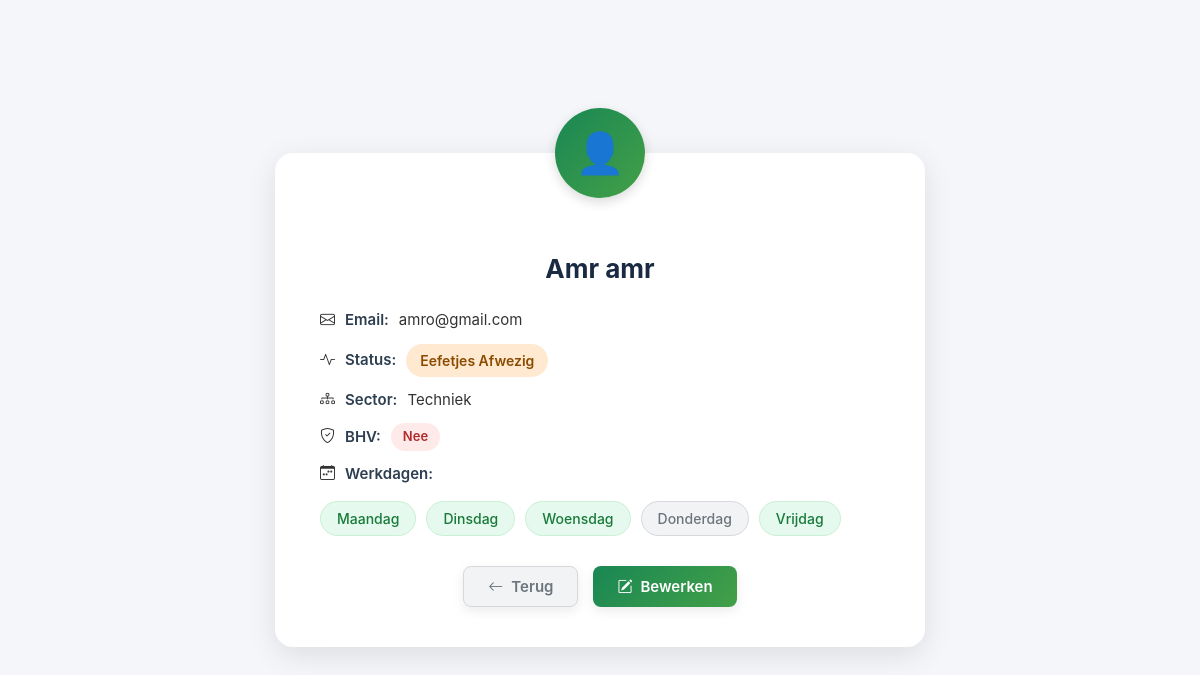
Screenshot of /details.php?id=26 with the database file from the repository.
### tables this page shows
CREATE TABLE `werknemers` (
  `id` int(11) NOT NULL,
  `voornaam` varchar(50) NOT NULL,
  `tussenvoegsel` varchar(20) DEFAULT NULL,
  `achternaam` varchar(50) NOT NULL,
  `email` varchar(100) NOT NULL,
  `werkdag_ma` tinyint(1) DEFAULT 0,
  `werkdag_di` tinyint(1) DEFAULT 0,
  `werkdag_wo` tinyint(1) DEFAULT 0,
  `werkdag_do` tinyint(1) DEFAULT 0,
  `werkdag_vr` tinyint(1) DEFAULT 0,
  `sector` varchar(50) NOT NULL,
  `BHV` tinyint(1) DEFAULT 0,
  `status` enum('Ziek','Aanwezig','Op de school','Afwezig','Eefetjes Afwezig') DEFAULT 'Aanwezig',
  `status_ma` enum('Aanwezig','Afwezig','Ziek','Op de school','Eefetjes Afwezig') DEFAULT 'Afwezig',
  `status_di` enum('Aanwezig','Afwezig','Ziek','Op de school','Eefetjes Afwezig') DEFAULT 'Afwezig',
  `status_wo` enum('Aanwezig','Afwezig','Ziek','Op de school','Eefetjes Afwezig') DEFAULT 'Afwezig',
  `status_do` enum('Aanwezig','Afwezig','Ziek','Op de school','Eefetjes Afwezig') DEFAULT 'Afwezig',
  `status_vr` enum('Aanwezig','Afwezig','Ziek','Op de school','Eefetjes Afwezig') DEFAULT 'Afwezig',
  `tijdelijk_tot` datetime DEFAULT NULL
);

### details.php (the view, shortened to what this page needs)
<?php
try {
    $db = new PDO("mysql:host=localhost;dbname=technolab-dashboard", "root", "");
    $db->setAttribute(PDO::ATTR_ERRMODE, PDO::ERRMODE_EXCEPTION);
} catch (PDOException $e) {
    die("Fout!: " . $e->getMessage());
}
$id = (int) $_GET['id'];
$stmt = $db->prepare("SELECT * FROM werknemers WHERE id = :id");
$stmt->execute([':id' => $id]);
$werknemer = $stmt->fetch(PDO::FETCH_ASSOC);
$volledigeNaam = $werknemer['voornaam'];
$volledigeNaam .= ' ' . $werknemer['achternaam'];
$dagen = [
    'ma' => 'Maandag',
    'di' => 'Dinsdag',
    'wo' => 'Woensdag',
    'do' => 'Donderdag',
    'vr' => 'Vrijdag'
];
?>
<!DOCTYPE html>
<html lang="nl">
<head>
    <link rel="stylesheet" href="css/details.css">
    <link href="https://cdn.jsdelivr.net/npm/bootstrap-icons@1.11.1/font/bootstrap-icons.css" rel="stylesheet">
</head>
<body>
    <div class="card">
        <h2><?= htmlspecialchars($volledigeNaam) ?></h2>
        <p><i class="bi bi-envelope"></i> <strong>Email:</strong> <?= htmlspecialchars($werknemer['email']) ?></p>
        <p>
            <i class="bi bi-activity"></i> <strong>Status:</strong>
            <span class="status
                <?= $werknemer['status'] === 'Aanwezig' ? 'status-aanwezig' : '' ?>
                <?= $werknemer['status'] === 'Afwezig' ? 'status-afwezig' : '' ?>
                <?= $werknemer['status'] === 'Ziek' ? 'status-ziek' : '' ?>
                <?= $werknemer['status'] === 'Op de school' ? 'status-opdeschool' : '' ?>
                <?= $werknemer['status'] === 'Eefetjes Afwezig' ? 'status-eefetjes' : '' ?>
            ">
                <?= htmlspecialchars($werknemer['status']) ?>
            </span>
        </p>
        <p><i class="bi bi-diagram-3"></i> <strong>Sector:</strong> <?= htmlspecialchars($werknemer['sector']) ?></p>
        <p>
            <i class="bi bi-shield-check"></i> <strong>BHV:</strong>
            <span class="bhv <?= $werknemer['BHV'] ? 'bhv-ja' : 'bhv-nee' ?>">
                <?= $werknemer['BHV'] ? 'Ja' : 'Nee' ?>
            </span>
        </p>
        <p><i class="bi bi-calendar-week"></i> <strong>Werkdagen:</strong></p>
        <div class="werkdagen">
            <?php foreach ($dagen as $afkorting => $naam): ?>
                <?php $isWerkdag = $werknemer['werkdag_' . $afkorting]; ?>
                <span class="werkdag <?= $isWerkdag ? 'active' : 'inactive' ?>">
                    <?= htmlspecialchars($naam) ?>
                </span>
            <?php endforeach; ?>
        </div>
        <div class="button-group">
            <a href="dagplanning.php" class="btn btn-back"><i class="bi bi-arrow-left"></i> Terug</a>
            <a href="update.php?id=<?= $werknemer['id'] ?>" class="btn btn-edit"><i class="bi bi-pencil-square"></i> Bewerken</a>
        </div>
    </div>
</body>
</html>

### css/details.css (style rules this page uses)
body { font-family: "Inter", "Segoe UI", Tahoma, sans-serif; margin: 0; background: #f4f6f9; display: flex; justify-content: center; align-items: center; min-height: 100vh; color: #333; }
.card { background: #fff; padding: 40px 45px; border-radius: 18px; box-shadow: 0 8px 30px rgba(0,0,0,0.1); max-width: 560px; width: 100%; text-align: center; position: relative; animation: fadeIn 0.5s ease-in-out; }
.card::before { content: "👤"; font-size: 40px; width: 90px; height: 90px; line-height: 90px; border-radius: 50%; background: linear-gradient(135deg, #198754, #43a047); color: #fff; font-weight: bold; position: absolute; top: -45px; left: 50%; transform: translateX(-50%); display: flex; align-items: center; justify-content: center; box-shadow: 0 4px 12px rgba(0,0,0,0.15); }
.card h2 { margin-top: 60px; font-size: 26px; color: #1a2a42; margin-bottom: 25px; font-weight: 700; }
.card p { margin: 12px 0; font-size: 15px; line-height: 1.5; text-align: left; display: flex; align-items: center; gap: 10px; }
.card strong { color: #2c3e50; font-weight: 600; }
.status { font-weight: 600; padding: 6px 14px; border-radius: 30px; font-size: 14px; }
.status-eefetjes { background: #ffe9d1; color: #8a4b00; }
.bhv { font-weight: 600; padding: 4px 12px; border-radius: 20px; font-size: 13px; }
.bhv-nee { background: #ffeaea; color: #b22a2a; }
.werkdagen { margin-top: 16px; display: flex; flex-wrap: wrap; gap: 10px; justify-content: flex-start; }
.werkdag { padding: 8px 16px; border-radius: 30px; font-size: 14px; font-weight: 500; transition: transform 0.2s ease, box-shadow 0.2s ease; cursor: default; }
.werkdag.active { background: #e6f9ee; color: #187a39; border: 1px solid #c9f0d4; }
.werkdag.inactive { background: #f1f3f5; color: #6c757d; border: 1px solid #d6d8db; }
.button-group { margin-top: 30px; display: flex; justify-content: center; gap: 15px; flex-wrap: wrap; }
.btn { padding: 10px 24px; border-radius: 8px; font-weight: 600; font-size: 15px; display: inline-flex; align-items: center; gap: 8px; text-decoration: none; transition: all 0.25s ease; box-shadow: 0 4px 12px rgba(0,0,0,0.08); }
.btn-back { background: #f1f3f5; color: #6c757d; border: 1px solid #d6d8db; }
.btn-edit { background: linear-gradient(135deg, #198754, #43a047); color: #fff; border: none; }

### rows the page displays
werknemers: volledigeNaam "Amr amr", email "amro@gmail.com", status "Eefetjes Afwezig", sector "Techniek"

### other values shown
$naam "Maandag"
$naam "Dinsdag"
$naam "Woensdag"
$naam "Donderdag"
$naam "Vrijdag"
